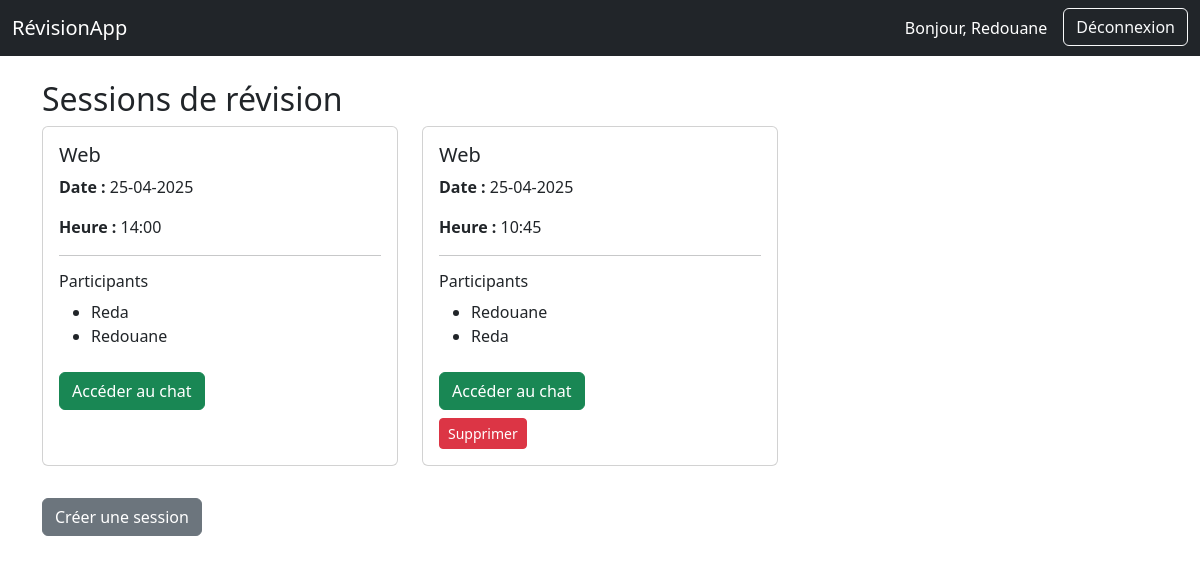
Screenshot of /sessions (signed in) with the database file from the repository.
### tables this page shows
CREATE TABLE users (
    id INTEGER PRIMARY KEY AUTOINCREMENT,
    name TEXT NOT NULL UNIQUE,
    password TEXT NOT NULL
);

CREATE TABLE study_sessions (
    id INTEGER PRIMARY KEY AUTOINCREMENT,
    subject TEXT NOT NULL,
    date TEXT NOT NULL,
    time TEXT NOT NULL,
    creator_id INTEGER,
    FOREIGN KEY(creator_id) REFERENCES users(id)
);

### app.py (the view)
@app.route('/sessions')
@login_required
def sessions():
    sessions_list = model.get_all_sessions_with_participants()
    return render_template('sessions.html', sessions=sessions_list)

### app.py (called while the page is built)
def login_required(f):
    @wraps(f)
    def decorated_function(*args, **kwargs):
        if 'user_id' not in session:
            abort(401)
        return f(*args, **kwargs)
    return decorated_function

### model.py (called while the page is built)
def get_db():
    conn = sqlite3.connect(DATABASE)
    conn.row_factory = sqlite3.Row
    return conn

def get_participants_for_session(session_id):
    conn = get_db()
    cur = conn.cursor()
    cur.execute("""
        SELECT users.name
        FROM participations
        JOIN users ON participations.user_id = users.id
        WHERE participations.session_id = ?
    """, (session_id,))
    rows = cur.fetchall()
    conn.close()
    return [row["name"] for row in rows]

def get_all_sessions_with_participants():
    conn = get_db()
    cur = conn.cursor()
    cur.execute("SELECT * FROM study_sessions")
    sessions = cur.fetchall()
    conn.close()
    sessions_with_parts = []
    for s in sessions:
        s_dict = dict(s)
        s_dict["participants"] = get_participants_for_session(s["id"])
        sessions_with_parts.append(s_dict)
    return sessions_with_parts

### templates/sessions.html (shortened to what this page needs)
{% extends "base.html" %}
{% block content %}
<h2>Sessions de révision</h2>
{% if sessions %}
  <div class="row">
    {% for session_item in sessions %}
      <div class="col-md-4 mb-3">
        <div class="card h-100">
          <div class="card-body">
            <h5 class="card-title">{{ session_item.subject }}</h5>
            <p><strong>Date :</strong> {{ session_item.date }}</p>
            <p><strong>Heure :</strong> {{ session_item.time }}</p>
            <hr>
            <h6>Participants</h6>
            {% if session_item.participants %}
              <ul>
                {% for participant in session_item.participants %}
                  <li>{{ participant | safe }}</li>
                {% endfor %}
              </ul>
            {% else %}
              <p>Aucun participant pour le moment.</p>
            {% endif %}
            {% if session.get('user_name') in session_item.participants %}
              <a class="btn btn-success mt-2" href="{{ url_for('session_chat', session_id=session_item.id) }}">
                Accéder au chat
              </a>
            {% else %}
              <form action="{{ url_for('join_session') }}" method="POST" class="mt-2">
                <input type="hidden" name="session_id" value="{{ session_item.id }}">
                <button type="submit" class="btn btn-primary">Rejoindre la session</button>
              </form>
            {% endif %}
            {% if session_item.creator_id == session.user_id %}
              <form action="{{ url_for('delete_session', session_id=session_item.id) }}" method="POST" class="mt-2"
                    onsubmit="return confirm('Confirmez la suppression de cette session ?');">
                <button type="submit" class="btn btn-danger btn-sm">Supprimer</button>
              </form>
            {% endif %}
          </div>
        </div>
      </div>
    {% endfor %}
  </div>
{% else %}
  <p>Aucune session programmée.</p>
{% endif %}
<a class="btn btn-secondary mt-3" href="{{ url_for('create_session') }}">Créer une session</a>
{% endblock %}

### templates/base.html (shortened to what this page needs)
<!DOCTYPE html>
<html lang="fr">
<head>
  <link href="https://cdn.jsdelivr.net/npm/bootstrap@5.3.0/dist/css/bootstrap.min.css" rel="stylesheet">
</head>
<body>
  <nav class="navbar navbar-expand-lg navbar-dark bg-dark">
    <div class="container-fluid">
      <a class="navbar-brand" href="{{ url_for('index') }}">RévisionApp</a>
      <div class="d-flex">
        {% if session.user_name %}
          <span class="navbar-text text-white me-3">Bonjour, {{ session.user_name }}</span>
          <form action="{{ url_for('logout') }}" method="post">
            <button class="btn btn-outline-light" type="submit">Déconnexion</button>
          </form>
        {% else %}
          <a class="btn btn-outline-light me-2" href="{{ url_for('login') }}">Connexion</a>
          <a class="btn btn-outline-light" href="{{ url_for('register') }}">Inscription</a>
        {% endif %}
      </div>
    </div>
  </nav>
  <div class="container mt-4">
    {% block content %}{% endblock %}
  </div>
</body>
</html>

### rows the page displays
users: user_name "Redouane", name "Redouane"
study_sessions: subject "Web", date "25-04-2025", time "14:00"
users: name "Reda"
study_sessions: subject "Web", date "25-04-2025", time "10:45"
